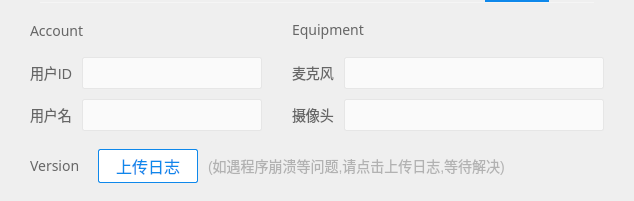
            <widget class="QWidget" name="m_tabUserSettings">
             <attribute name="title">
              <string>个人设置</string>
             </attribute>
             <layout class="QVBoxLayout" name="verticalLayout_13">
              <property name="spacing">
               <number>0</number>
              </property>
              <property name="leftMargin">
               <number>30</number>
              </property>
              <property name="topMargin">
               <number>0</number>
              </property>
              <property name="rightMargin">
               <number>30</number>
              </property>
              <property name="bottomMargin">
               <number>0</number>
              </property>
              <item>
               <widget class="Line" name="m_lineUserSettings">
                <property name="minimumSize">
                 <size>
                  <width>0</width>
                  <height>2</height>
                 </size>
                </property>
                <property name="maximumSize">
                 <size>
                  <width>16777215</width>
                  <height>2</height>
                 </size>
                </property>
                <property name="styleSheet">
                 <string notr="true">margin-left: 455px;
margin-right: 55px;
background-color: #0e88eb;
border: none;</string>
                </property>
                <property name="orientation">
                 <enum>Qt::Horizontal</enum>
                </property>
               </widget>
              </item>
              <item>
               <layout class="QVBoxLayout" name="verticalLayout_12">
                <property name="spacing">
                 <number>0</number>
                </property>
                <property name="topMargin">
                 <number>0</number>
                </property>
                <item>
                 <widget class="Line" name="m_lineLongUserSettings">
                  <property name="minimumSize">
                   <size>
                    <width>0</width>
                    <height>1</height>
                   </size>
                  </property>
                  <property name="maximumSize">
                   <size>
                    <width>16777215</width>
                    <height>1</height>
                   </size>
                  </property>
                  <property name="styleSheet">
                   <string notr="true">margin-left: 10px;
margin-right: 10px;
background-color: #f5f5f5;
border: none;</string>
                  </property>
                  <property name="orientation">
                   <enum>Qt::Horizontal</enum>
                  </property>
                 </widget>
                </item>
                <item>
                 <layout class="QHBoxLayout" name="horizontalLayout_5">
                  <property name="spacing">
                   <number>0</number>
                  </property>
                  <item>
                   <layout class="QVBoxLayout" name="verticalLayout_10">
                    <property name="spacing">
                     <number>0</number>
                    </property>
                    <item>
                     <spacer name="verticalSpacer_7">
                      <property name="orientation">
                       <enum>Qt::Vertical</enum>
                      </property>
                      <property name="sizeHint" stdset="0">
                       <size>
                        <width>20</width>
                        <height>18</height>
                       </size>
                      </property>
                     </spacer>
                    </item>
                    <item>
                     <widget class="QLabel" name="m_lbAccount">
                      <property name="font">
                       <font>
                        <family>微软雅黑</family>
                        <pointsize>-1</pointsize>
                       </font>
                      </property>
                      <property name="styleSheet">
                       <string notr="true"> QLabel{
     font-family: 微软雅黑;
     font-size: 14px;
	 color: #666666;
 }</string>
                      </property>
                      <property name="text">
                       <string>Account</string>
                      </property>
                     </widget>
                    </item>
                    <item>
                     <spacer name="verticalSpacer_10">
                      <property name="orientation">
                       <enum>Qt::Vertical</enum>
                      </property>
                      <property name="sizeHint" stdset="0">
                       <size>
                        <width>20</width>
                        <height>16</height>
                       </size>
                      </property>
                     </spacer>
                    </item>
                    <item>
                     <layout class="QVBoxLayout" name="verticalLayout_8">
                      <property name="spacing">
                       <number>10</number>
                      </property>
                      <item>
                       <layout class="QFormLayout" name="formLayout">
                        <item row="0" column="0">
                         <widget class="QLabel" name="m_lbUserId">
                          <property name="styleSheet">
                           <string notr="true"> QLabel{
     font-family: 微软雅黑;
     font-size: 14px;
	 color: #666666;
 }</string>
                          </property>
                          <property name="text">
                           <string>用户ID</string>
                          </property>
                         </widget>
                        </item>
                        <item row="0" column="1">
                         <widget class="QLineEdit" name="m_strEdUserId">
                          <property name="minimumSize">
                           <size>
                            <width>180</width>
                            <height>32</height>
                           </size>
                          </property>
                          <property name="maximumSize">
                           <size>
                            <width>180</width>
                            <height>32</height>
                           </size>
                          </property>
                          <property name="focusPolicy">
                           <enum>Qt::ClickFocus</enum>
                          </property>
                          <property name="styleSheet">
                           <string notr="true">QLineEdit{
     padding-left: 10px;
 }

 QLineEdit:!hover{
     border: 1px solid #e6e6e6;
     border-radius: 2px;
     font-family: 微软雅黑;
     font-size: 16px;
	 background-color: #fafafa;
	 color: #666666;
 }

 QLineEdit:hover:!focus{
     border: 1px solid #0e88eb;
     border-radius: 2px;
     font-family: 微软雅黑;
     font-size: 16px;
	 background-color: #fafafa;
	 color: #666666;
 }

 QLineEdit:focus{
     border: 1px solid #0e88eb;
     border-radius: 2px;
     font-family: 微软雅黑;
     font-size: 16px;
	 background-color: #ffffff;
 }</string>
                          </property>
                         </widget>
                        </item>
                       </layout>
                      </item>
                      <item>
                       <layout class="QFormLayout" name="formLayout_2">
                        <item row="0" column="0">
                         <widget class="QLabel" name="m_lbUserName">
                          <property name="styleSheet">
                           <string notr="true"> QLabel{
     font-family: 微软雅黑;
     font-size: 14px;
	 color: #666666;
 }</string>
                          </property>
                          <property name="text">
                           <string>用户名</string>
                          </property>
                         </widget>
                        </item>
                        <item row="0" column="1">
                         <widget class="QLineEdit" name="m_strEdUserName">
                          <property name="minimumSize">
                           <size>
                            <width>180</width>
                            <height>32</height>
                           </size>
                          </property>
                          <property name="maximumSize">
                           <size>
                            <width>180</width>
                            <height>32</height>
                           </size>
                          </property>
                          <property name="focusPolicy">
                           <enum>Qt::ClickFocus</enum>
                          </property>
                          <property name="styleSheet">
                           <string notr="true">QLineEdit{
     padding-left: 10px;
 }

 QLineEdit:!hover{
     border: 1px solid #e6e6e6;
     border-radius: 2px;
     font-family: 微软雅黑;
     font-size: 16px;
	 background-color: #fafafa;
	 color: #666666;
 }

 QLineEdit:hover:!focus{
     border: 1px solid #0e88eb;
     border-radius: 2px;
     font-family: 微软雅黑;
     font-size: 16px;
	 background-color: #fafafa;
	 color: #666666;
 }

 QLineEdit:focus{
     border: 1px solid #0e88eb;
     border-radius: 2px;
     font-family: 微软雅黑;
     font-size: 16px;
	 background-color: #ffffff;
 }</string>
                          </property>
                         </widget>
                        </item>
                       </layout>
                      </item>
                     </layout>
                    </item>
                   </layout>
                  </item>
                  <item>
                   <spacer name="horizontalSpacer_4">
                    <property name="orientation">
                     <enum>Qt::Horizontal</enum>
                    </property>
                    <property name="sizeType">
                     <enum>QSizePolicy::Fixed</enum>
                    </property>
                    <property name="sizeHint" stdset="0">
                     <size>
                      <width>30</width>
                      <height>20</height>
                     </size>
                    </property>
                   </spacer>
                  </item>
                  <item>
                   <layout class="QVBoxLayout" name="verticalLayout_11">
                    <property name="spacing">
                     <number>0</number>
                    </property>
                    <item>
                     <spacer name="verticalSpacer_8">
                      <property name="orientation">
                       <enum>Qt::Vertical</enum>
                      </property>
                      <property name="sizeHint" stdset="0">
                       <size>
                        <width>20</width>
                        <height>16</height>
                       </size>
                      </property>
                     </spacer>
                    </item>
                    <item>
                     <widget class="QLabel" name="m_lbEquipment">
                      <property name="font">
                       <font>
                        <family>微软雅黑</family>
                        <pointsize>-1</pointsize>
                       </font>
                      </property>
                      <property name="styleSheet">
                       <string notr="true"> QLabel{
     font-family: 微软雅黑;
     font-size: 14px;
	 color: #666666;
 }</string>
                      </property>
                      <property name="text">
                       <string>Equipment</string>
                      </property>
                     </widget>
                    </item>
                    <item>
                     <spacer name="verticalSpacer_11">
                      <property name="orientation">
                       <enum>Qt::Vertical</enum>
                      </property>
                      <property name="sizeHint" stdset="0">
                       <size>
                        <width>20</width>
                        <height>16</height>
                       </size>
                      </property>
                     </spacer>
                    </item>
                    <item>
                     <layout class="QVBoxLayout" name="verticalLayout_9">
                      <property name="spacing">
                       <number>10</number>
                      </property>
                      <item>
                       <layout class="QFormLayout" name="formLayout_3">
                        <item row="0" column="0">
                         <widget class="QLabel" name="m_lbMircoPhone">
                          <property name="styleSheet">
                           <string notr="true"> QLabel{
     font-family: 微软雅黑;
     font-size: 14px;
	 color: #666666;
 }</string>
                          </property>
                          <property name="text">
                           <string>麦克风</string>
                          </property>
                         </widget>
                        </item>
                        <item row="0" column="1">
                         <widget class="QComboBox" name="m_cbMircoPhone">
                          <property name="minimumSize">
                           <size>
                            <width>260</width>
                            <height>32</height>
                           </size>
                          </property>
                          <property name="styleSheet">
                           <string notr="true">  QComboBox{
     padding-left: 10px;
 }

 QComboBox:!enabled{
    border: 1px solid #e6e6e6;
    border-radius: 2px;
    font-family: 微软雅黑;
    font-size: 16px;
	background-color: #fafafa;
	color: #cccccc;
 }

 QComboBox:enabled:!hover{
    border: 1px solid #e6e6e6;
    border-radius: 2px;
    font-family: 微软雅黑;
    font-size: 16px;
	background-color: #fafafa;
	color: #666666;
}
QComboBox:enabled:hover{
     border: 1px solid #0e88eb;
     border-radius: 2px;
     font-family: 微软雅黑;
     font-size: 16px;
	 background-color: #fafafa;
	 color: #666666;
}

QComboBox::drop-down{
    subcontrol-origin: padding;
    subcontrol-position: top right;
    width: 20px;
 
    border-left-width: 1px;

    border-top-right-radius: 2px; /* same radius as the QComboBox */
    border-bottom-right-radius: 2px;

 }

 QComboBox::down-arrow{

     border-image: url(:/Resources/images/down_arrow.png);
 }

 
  QComboBox QAbstractItemView{
     font-family: 微软雅黑;
     font-size: 14px;
     border: 1px solid #0e88eb;
	 background-color: #ffffff;
	 border-radius: 2px;
	 
  }

 QComboBox QAbstractItemView::item{
     
     height: 32px;
	 font-family: 微软雅黑;
     font-size: 14px;
	 color: #666666;
	 background-color: #ffffff;
	 padding-left: 10px;
	 padding-right: 10px;
 }

 QComboBox QAbstractItemView::item:hover{
     
     height: 32px;
	 font-family: 微软雅黑;
     font-size: 14px;
	 color: #ffffff;
	 background-color: #0e88eb;
	 padding-left: 10px;
	 padding-right: 10px;
 }
</string>
                          </property>
                          <property name="frame">
                           <bool>true</bool>
                          </property>
                         </widget>
                        </item>
                       </layout>
                      </item>
                      <item>
                       <layout class="QFormLayout" name="formLayout_4">
                        <item row="0" column="0">
                         <widget class="QLabel" name="m_lbCamera">
                          <property name="styleSheet">
                           <string notr="true"> QLabel{
     font-family: 微软雅黑;
     font-size: 14px;
	 color: #666666;
 }</string>
                          </property>
                          <property name="text">
                           <string>摄像头</string>
                          </property>
                         </widget>
                        </item>
                        <item row="0" column="1">
                         <widget class="QComboBox" name="m_cbCamera">
                          <property name="minimumSize">
                           <size>
                            <width>260</width>
                            <height>32</height>
                           </size>
                          </property>
                          <property name="styleSheet">
                           <string notr="true">  QComboBox{
     padding-left: 10px;
 }

 QComboBox:!enabled{
    border: 1px solid #e6e6e6;
    border-radius: 2px;
    font-family: 微软雅黑;
    font-size: 16px;
	background-color: #fafafa;
	color: #cccccc;
 }

 QComboBox:enabled:!hover{
    border: 1px solid #e6e6e6;
    border-radius: 2px;
    font-family: 微软雅黑;
    font-size: 16px;
	background-color: #fafafa;
	color: #666666;
}
QComboBox:enabled:hover{
     border: 1px solid #0e88eb;
     border-radius: 2px;
     font-family: 微软雅黑;
     font-size: 16px;
	 background-color: #fafafa;
	 color: #666666;
}

QComboBox::drop-down{
    subcontrol-origin: padding;
    subcontrol-position: top right;
    width: 20px;
 
    border-left-width: 1px;

    border-top-right-radius: 2px; /* same radius as the QComboBox */
    border-bottom-right-radius: 2px;

 }

 QComboBox::down-arrow{

     border-image: url(:/Resources/images/down_arrow.png);
 }

 
  QComboBox QAbstractItemView{
     font-family: 微软雅黑;
     font-size: 14px;
     border: 1px solid #0e88eb;
	 background-color: #ffffff;
	 border-radius: 2px;
	 
  }

 QComboBox QAbstractItemView::item{
     
     height: 32px;
	 font-family: 微软雅黑;
     font-size: 14px;
	 color: #666666;
	 background-color: #ffffff;
	 padding-left: 10px;
	 padding-right: 10px;
 }

 QComboBox QAbstractItemView::item:hover{
     
     height: 32px;
	 font-family: 微软雅黑;
     font-size: 14px;
	 color: #ffffff;
	 background-color: #0e88eb;
	 padding-left: 10px;
	 padding-right: 10px;
 }
</string>
                          </property>
                         </widget>
                        </item>
                       </layout>
                      </item>
                     </layout>
                    </item>
                   </layout>
                  </item>
                 </layout>
                </item>
                <item>
                 <spacer name="verticalSpacer_9">
                  <property name="orientation">
                   <enum>Qt::Vertical</enum>
                  </property>
                  <property name="sizeHint" stdset="0">
                   <size>
                    <width>20</width>
                    <height>18</height>
                   </size>
                  </property>
                 </spacer>
                </item>
                <item>
                 <layout class="QHBoxLayout" name="horizontalLayout_7" stretch="0,0,0,0,0,0">
                  <property name="spacing">
                   <number>0</number>
                  </property>
                  <item>
                   <widget class="QLabel" name="m_lbVersion">
                    <property name="minimumSize">
                     <size>
                      <width>0</width>
                      <height>0</height>
                     </size>
                    </property>
                    <property name="maximumSize">
                     <size>
                      <width>16777215</width>
                      <height>16777215</height>
                     </size>
                    </property>
                    <property name="font">
                     <font>
                      <family>微软雅黑</family>
                      <pointsize>-1</pointsize>
                     </font>
                    </property>
                    <property name="styleSheet">
                     <string notr="true"> QLabel{
     font-family: 微软雅黑;
     font-size: 14px;
	 color: #666666;
 }</string>
                    </property>
                    <property name="text">
                     <string>Version</string>
                    </property>
                   </widget>
                  </item>
                  <item>
                   <spacer name="horizontalSpacer">
                    <property name="orientation">
                     <enum>Qt::Horizontal</enum>
                    </property>
                    <property name="sizeType">
                     <enum>QSizePolicy::Fixed</enum>
                    </property>
                    <property name="sizeHint" stdset="0">
                     <size>
                      <width>18</width>
                      <height>20</height>
                     </size>
                    </property>
                   </spacer>
                  </item>
                  <item>
                   <widget class="QPushButton" name="m_bUploadLog">
                    <property name="minimumSize">
                     <size>
                      <width>100</width>
                      <height>34</height>
                     </size>
                    </property>
                    <property name="maximumSize">
                     <size>
                      <width>100</width>
                      <height>34</height>
                     </size>
                    </property>
                    <property name="styleSheet">
                     <string notr="true">QPushButton:!hover#m_bUploadLog{
     font-family: 微软雅黑;
     font-size: 16px;
	 border-radius: 2px;
     border: 1px solid #0e88eb;
     background-color: #ffffff;
     color: #0e88eb;
 }

 QPushButton:hover:!pressed#m_bUploadLog{
     font-family: 微软雅黑;
     font-size: 16px;
	 border-radius: 2px;
     border: 1px solid #0e88eb;
     background-color: #0e88eb;
     color: #ffffff;
 }

 QPushButton:hover:pressed#m_bUploadLog{
     font-family: 微软雅黑;
     font-size: 16px;
	 border-radius: 2px;
     border: 1px solid #0d80de;
     background-color: #0d80de;
     color: #ffffff;
 }</string>
                    </property>
                    <property name="text">
                     <string>上传日志</string>
                    </property>
                   </widget>
                  </item>
                  <item>
                   <spacer name="horizontalSpacer_2">
                    <property name="orientation">
                     <enum>Qt::Horizontal</enum>
                    </property>
                    <property name="sizeType">
                     <enum>QSizePolicy::Fixed</enum>
                    </property>
                    <property name="sizeHint" stdset="0">
                     <size>
                      <width>10</width>
                      <height>20</height>
                     </size>
                    </property>
                   </spacer>
                  </item>
                  <item>
                   <widget class="QLabel" name="m_lbTips">
                    <property name="styleSheet">
                     <string notr="true">QLabel#m_lbTips{
     font-family: 微软雅黑;
     font-size: 14px;
	 color: #b2b2b2;
 }</string>
                    </property>
                    <property name="text">
                     <string>(如遇程序崩溃等问题,请点击上传日志,等待解决)</string>
                    </property>
                   </widget>
                  </item>
                  <item>
                   <spacer name="horizontalSpacer_3">
                    <property name="orientation">
                     <enum>Qt::Horizontal</enum>
                    </property>
                    <property name="sizeType">
                     <enum>QSizePolicy::Expanding</enum>
                    </property>
                    <property name="sizeHint" stdset="0">
                     <size>
                      <width>40</width>
                      <height>20</height>
                     </size>
                    </property>
                   </spacer>
                  </item>
                 </layout>
                </item>
                <item>
                 <spacer name="verticalSpacer_6">
                  <property name="orientation">
                   <enum>Qt::Vertical</enum>
                  </property>
                  <property name="sizeHint" stdset="0">
                   <size>
                    <width>20</width>
                    <height>18</height>
                   </size>
                  </property>
                 </spacer>
                </item>
               </layout>
              </item>
             </layout>
            </widget>
